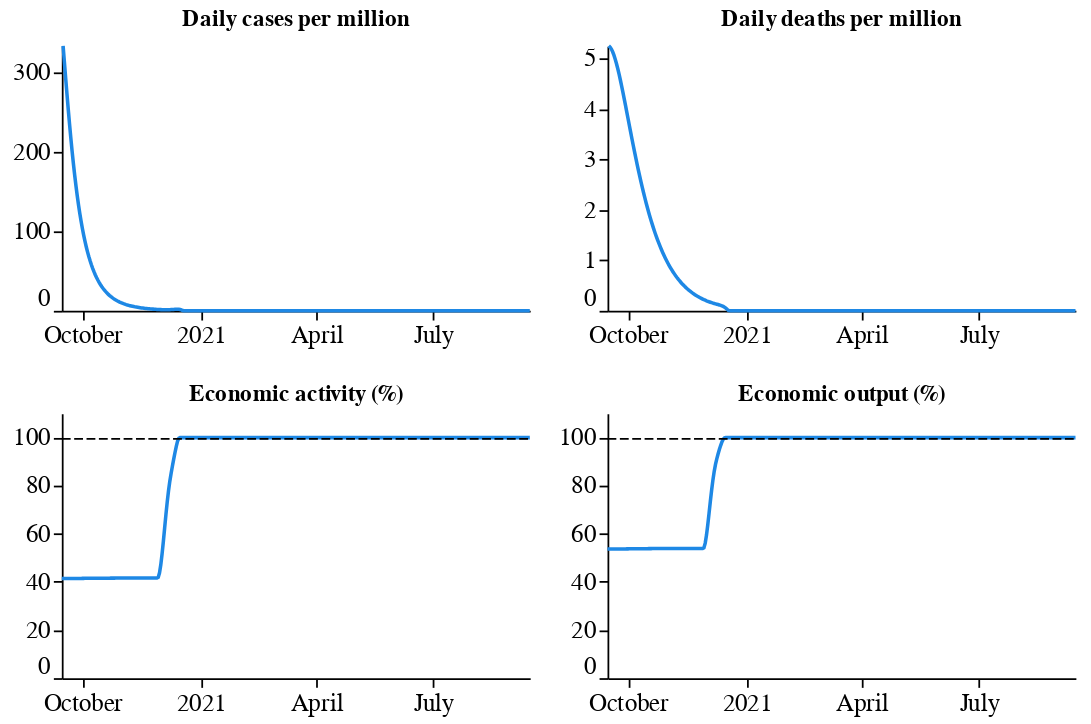

Notebook code for this chart:
### Code cell
es.outcome_summary(sim_opt)

### Figure 1 — Vega-Lite specification as saved in the notebook (floating-point values rounded to 4 significant figures; data arrays with more than 128 entries replaced by an {"elided": "..."} marker saying what was removed)
{"config": {"background": "transparent", "view": {"strokeWidth": 0}, "axis": {"grid": false, "titleFontSize": 14, "labelFontSize": 14, "domainColor": "black", "labelColor": "black", "tickColor": "black"}, "legend": {"titleFontSize": 14, "labelFontSize": 14}, "axisY": {"labelFlush": true, "minExtent": 30}, "title": {"color": "black"}}, "vconcat": [{"hconcat": [{"data": {"name": "data-1444567741e8204c82619f17c9f4af26"}, "mark": {"type": "line", "color": "#1e88e5"}, "encoding": {"x": {"type": "temporal", "field": "date", "title": null}, "y": {"type": "quantitative", "field": "vals", "scale": {"clamp": true, "domain": [0, 333.1]}, "title": null}}, "height": 150, "title": "Daily cases per million", "width": 265}, {"data": {"name": "data-1208c6cbd6e5c0ea0512ce737b6b5503"}, "mark": {"type": "line", "color": "#1e88e5"}, "encoding": {"x": {"type": "temporal", "field": "date", "title": null}, "y": {"type": "quantitative", "field": "vals", "scale": {"clamp": true, "domain": [0, 5.244]}, "title": null}}, "height": 150, "title": "Daily deaths per million", "width": 265}], "spacing": 10}, {"hconcat": [{"layer": [{"data": {"name": "data-31b210164d32692adfd65dbfee8cdf55"}, "mark": {"type": "line", "color": "#1e88e5"}, "encoding": {"x": {"type": "temporal", "field": "date", "title": null}, "y": {"type": "quantitative", "field": "vals", "scale": {"clamp": true, "domain": [0, 110]}, "title": null}}, "height": 150, "title": "Economic activity (%)", "width": 265}, {"data": {"name": "data-51539fdd68883a277af2957095d6421a"}, "mark": {"type": "line", "color": "black", "strokeDash": [5, 2], "strokeWidth": 1}, "encoding": {"x": {"type": "temporal", "field": "date"}, "y": {"type": "quantitative", "field": "base"}}}]}, {"layer": [{"data": {"name": "data-165a54ba98db2b9d15927e86a8870c85"}, "mark": {"type": "line", "color": "#1e88e5"}, "encoding": {"x": {"type": "temporal", "field": "date", "title": null}, "y": {"type": "quantitative", "field": "vals", "scale": {"clamp": true, "domain": [0, 110]}, "title": null}}, "height": 150, "title": "Economic output (%)", "width": 265}, {"data": {"name": "data-51539fdd68883a277af2957095d6421a"}, "mark": {"type": "line", "color": "black", "strokeDash": [5, 2], "strokeWidth": 1}, "encoding": {"x": {"type": "temporal", "field": "date"}, "y": {"type": "quantitative", "field": "base"}}}]}], "spacing": 10}], "spacing": 20, "$schema": "https://vega.github.io/schema/vega-lite/v4.8.1.json", "datasets": {"data-1444567741e8204c82619f17c9f4af26": {"elided": "365 records"}, "data-1208c6cbd6e5c0ea0512ce737b6b5503": {"elided": "365 records"}, "data-31b210164d32692adfd65dbfee8cdf55": {"elided": "365 records"}, "data-51539fdd68883a277af2957095d6421a": {"elided": "365 records"}, "data-165a54ba98db2b9d15927e86a8870c85": {"elided": "365 records"}}}
